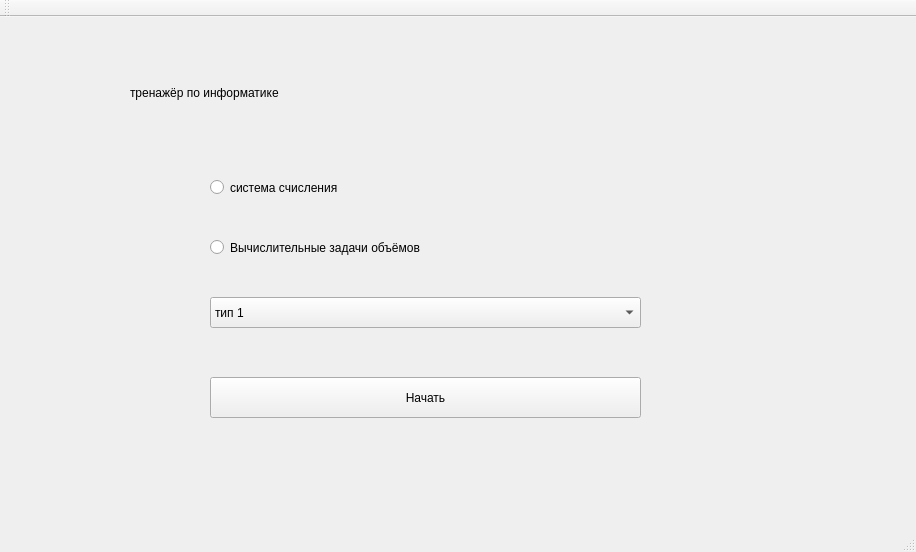
<?xml version="1.0" encoding="UTF-8"?>
<ui version="4.0">
 <class>MainWindow</class>
 <widget class="QMainWindow" name="MainWindow">
  <property name="geometry">
   <rect>
    <x>0</x>
    <y>0</y>
    <width>916</width>
    <height>552</height>
   </rect>
  </property>
  <property name="windowTitle">
   <string>MainWindow</string>
  </property>
  <widget class="QWidget" name="centralWidget">
   <widget class="QComboBox" name="Type">
    <property name="geometry">
     <rect>
      <x>210</x>
      <y>280</y>
      <width>431</width>
      <height>31</height>
     </rect>
    </property>
    <property name="styleSheet">
     <string notr="true">font: 75 10pt &quot;MS Shell Dlg 2&quot;;</string>
    </property>
    <item>
     <property name="text">
      <string>тип 1</string>
     </property>
    </item>
    <item>
     <property name="text">
      <string>тип 2</string>
     </property>
    </item>
    <item>
     <property name="text">
      <string>тип 3</string>
     </property>
    </item>
   </widget>
   <widget class="QLabel" name="label_2">
    <property name="geometry">
     <rect>
      <x>130</x>
      <y>10</y>
      <width>611</width>
      <height>131</height>
     </rect>
    </property>
    <property name="styleSheet">
     <string notr="true">font: 75 36pt &quot;MS Shell Dlg 2&quot;;</string>
    </property>
    <property name="text">
     <string>тренажёр по информатике</string>
    </property>
   </widget>
   <widget class="QPushButton" name="Start">
    <property name="geometry">
     <rect>
      <x>210</x>
      <y>360</y>
      <width>431</width>
      <height>41</height>
     </rect>
    </property>
    <property name="styleSheet">
     <string notr="true">font: 75 22pt &quot;MS Shell Dlg 2&quot;;</string>
    </property>
    <property name="text">
     <string>Начать</string>
    </property>
   </widget>
   <widget class="QRadioButton" name="SystemBtn">
    <property name="geometry">
     <rect>
      <x>210</x>
      <y>150</y>
      <width>431</width>
      <height>41</height>
     </rect>
    </property>
    <property name="styleSheet">
     <string notr="true">font: 75 20pt &quot;MS Shell Dlg 2&quot;;</string>
    </property>
    <property name="text">
     <string>система счисления</string>
    </property>
   </widget>
   <widget class="QRadioButton" name="TasksBtn">
    <property name="geometry">
     <rect>
      <x>210</x>
      <y>210</y>
      <width>431</width>
      <height>41</height>
     </rect>
    </property>
    <property name="styleSheet">
     <string notr="true">font: 75 18pt &quot;MS Shell Dlg 2&quot;;</string>
    </property>
    <property name="text">
     <string>Вычислительные задачи объёмов</string>
    </property>
   </widget>
  </widget>
  <widget class="QMenuBar" name="menuBar">
   <property name="geometry">
    <rect>
     <x>0</x>
     <y>0</y>
     <width>916</width>
     <height>21</height>
    </rect>
   </property>
  </widget>
  <widget class="QToolBar" name="mainToolBar">
   <attribute name="toolBarArea">
    <enum>TopToolBarArea</enum>
   </attribute>
   <attribute name="toolBarBreak">
    <bool>false</bool>
   </attribute>
  </widget>
  <widget class="QStatusBar" name="statusBar"/>
 </widget>
 <layoutdefault spacing="6" margin="11"/>
 <resources/>
 <connections>
  <connection>
   <sender>SystemBtn</sender>
   <signal>clicked(bool)</signal>
   <receiver>Type</receiver>
   <slot>hide()</slot>
   <hints>
    <hint type="sourcelabel">
     <x>523</x>
     <y>205</y>
    </hint>
    <hint type="destinationlabel">
     <x>606</x>
     <y>321</y>
    </hint>
   </hints>
  </connection>
  <connection>
   <sender>TasksBtn</sender>
   <signal>clicked(bool)</signal>
   <receiver>Type</receiver>
   <slot>show()</slot>
   <hints>
    <hint type="sourcelabel">
     <x>378</x>
     <y>279</y>
    </hint>
    <hint type="destinationlabel">
     <x>532</x>
     <y>332</y>
    </hint>
   </hints>
  </connection>
 </connections>
</ui>
